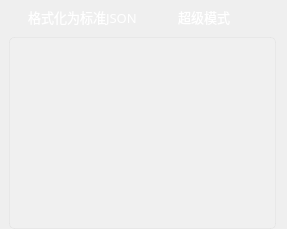
                           <widget class="QWidget" name="widget_2" native="true">
                            <property name="font">
                             <font>
                              <stylestrategy>PreferAntialias</stylestrategy>
                             </font>
                            </property>
                            <property name="styleSheet">
                             <string notr="true">#widget_2{
background-color: rgba(255, 255, 255, 0);
}</string>
                            </property>
                            <layout class="QVBoxLayout" name="verticalLayout_4">
                             <property name="spacing">
                              <number>7</number>
                             </property>
                             <property name="leftMargin">
                              <number>9</number>
                             </property>
                             <property name="topMargin">
                              <number>0</number>
                             </property>
                             <property name="bottomMargin">
                              <number>0</number>
                             </property>
                             <item>
                              <widget class="QWidget" name="widget_4" native="true">
                               <property name="minimumSize">
                                <size>
                                 <width>0</width>
                                 <height>30</height>
                                </size>
                               </property>
                               <property name="styleSheet">
                                <string notr="true">color: rgb(255, 255, 255);
background-color: rgba(255, 255, 255, 0);</string>
                               </property>
                               <layout class="QHBoxLayout" name="horizontalLayout_16">
                                <property name="leftMargin">
                                 <number>0</number>
                                </property>
                                <property name="topMargin">
                                 <number>4</number>
                                </property>
                                <property name="rightMargin">
                                 <number>0</number>
                                </property>
                                <property name="bottomMargin">
                                 <number>0</number>
                                </property>
                                <item>
                                 <widget class="QCheckBox" name="checkBox_show_json">
                                  <property name="maximumSize">
                                   <size>
                                    <width>16777215</width>
                                    <height>30</height>
                                   </size>
                                  </property>
                                  <property name="font">
                                   <font>
                                    <family>OPPOSans B</family>
                                    <pointsize>10</pointsize>
                                    <stylestrategy>PreferAntialias</stylestrategy>
                                   </font>
                                  </property>
                                  <property name="toolTip">
                                   <string>若显示json解析错误，请取消勾选后再试  注意：JSON不支持int64,勾选标准格式化后大于15位需要注意是否丢失精度</string>
                                  </property>
                                  <property name="styleSheet">
                                   <string notr="true">QToolTip {
color: rgb(255, 255, 255);
background-color: rgb(108, 117, 125, 65);
border-radius: 2px;
}</string>
                                  </property>
                                  <property name="text">
                                   <string>格式化为标准JSON</string>
                                  </property>
                                  <property name="checked">
                                   <bool>false</bool>
                                  </property>
                                 </widget>
                                </item>
                                <item>
                                 <spacer name="horizontalSpacer_3">
                                  <property name="orientation">
                                   <enum>Qt::Horizontal</enum>
                                  </property>
                                  <property name="sizeType">
                                   <enum>QSizePolicy::Fixed</enum>
                                  </property>
                                  <property name="sizeHint" stdset="0">
                                   <size>
                                    <width>10</width>
                                    <height>20</height>
                                   </size>
                                  </property>
                                 </spacer>
                                </item>
                                <item>
                                 <widget class="QCheckBox" name="checkBox_super">
                                  <property name="maximumSize">
                                   <size>
                                    <width>16777215</width>
                                    <height>30</height>
                                   </size>
                                  </property>
                                  <property name="font">
                                   <font>
                                    <family>OPPOSans B</family>
                                    <pointsize>10</pointsize>
                                    <stylestrategy>PreferAntialias</stylestrategy>
                                   </font>
                                  </property>
                                  <property name="toolTip">
                                   <string>字符串类型的数据中包含json数据，尝试对其格式化</string>
                                  </property>
                                  <property name="styleSheet">
                                   <string notr="true">QToolTip {
color: rgb(255, 255, 255);
background-color: rgb(108, 117, 125, 65);
border-radius: 2px;
}</string>
                                  </property>
                                  <property name="text">
                                   <string>超级模式</string>
                                  </property>
                                  <property name="checked">
                                   <bool>false</bool>
                                  </property>
                                 </widget>
                                </item>
                                <item>
                                 <spacer name="horizontalSpacer_30">
                                  <property name="orientation">
                                   <enum>Qt::Horizontal</enum>
                                  </property>
                                  <property name="sizeHint" stdset="0">
                                   <size>
                                    <width>40</width>
                                    <height>20</height>
                                   </size>
                                  </property>
                                 </spacer>
                                </item>
                               </layout>
                              </widget>
                             </item>
                             <item>
                              <widget class="QTextEdit" name="textEdit_data">
                               <property name="font">
                                <font>
                                 <family>Cascadia Code SemiBold</family>
                                 <pointsize>11</pointsize>
                                 <weight>7</weight>
                                 <italic>false</italic>
                                 <bold>false</bold>
                                </font>
                               </property>
                               <property name="styleSheet">
                                <string notr="true">#textEdit_data{
	border: 1px solid rgba(197, 197, 197,50);
	background-color: rgba(255, 255, 255, 20);
	border-radius: 5px;
	
	color: rgb(255, 255, 255);
}</string>
                               </property>
                               <property name="frameShape">
                                <enum>QFrame::Box</enum>
                               </property>
                               <property name="readOnly">
                                <bool>true</bool>
                               </property>
                               <property name="html">
                                <string>&lt;!DOCTYPE HTML PUBLIC &quot;-//W3C//DTD HTML 4.0//EN&quot; &quot;http://www.w3.org/TR/REC-html40/strict.dtd&quot;&gt;
&lt;html&gt;&lt;head&gt;&lt;meta name=&quot;qrichtext&quot; content=&quot;1&quot; /&gt;&lt;style type=&quot;text/css&quot;&gt;
p, li { white-space: pre-wrap; }
&lt;/style&gt;&lt;/head&gt;&lt;body style=&quot; font-family:'Cascadia Code SemiBold'; font-size:11pt; font-weight:56; font-style:normal;&quot;&gt;
&lt;p style=&quot;-qt-paragraph-type:empty; margin-top:0px; margin-bottom:0px; margin-left:0px; margin-right:0px; -qt-block-indent:0; text-indent:0px; font-weight:400;&quot;&gt;&lt;br /&gt;&lt;/p&gt;&lt;/body&gt;&lt;/html&gt;</string>
                               </property>
                              </widget>
                             </item>
                            </layout>
                           </widget>
